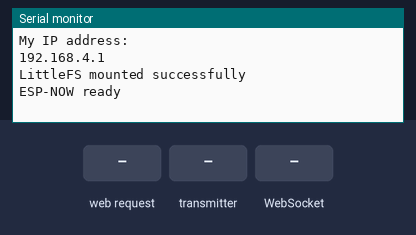
The program below on a simulated ESP32. Shown: the last lines printed to the serial monitor. The inputs (shaded band) are chosen by the test bench. WiFi joins after 1.5 s; servers stay silent unless stated; storage starts empty.

Above: at 1.2 s.
1.3 s: HTTP request GET / received
At 2.5 s:
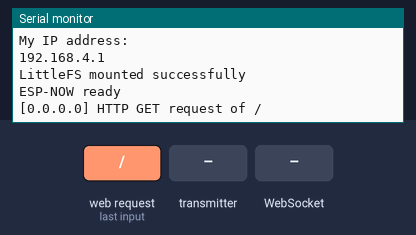
2.8 s: the transmitter starts sending timestamp = 0
At 3.13 s:
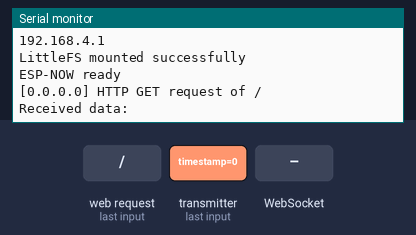
4.8 s: the transmitter starts sending id = A
At 5.13 s:
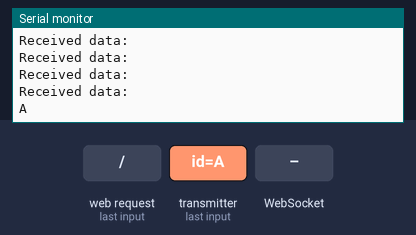
6.8 s: WebSocket text "A" received
8.3 s: HTTP request GET /style.css received
9.8 s: the transmitter starts sending id = B
At 10.13 s:
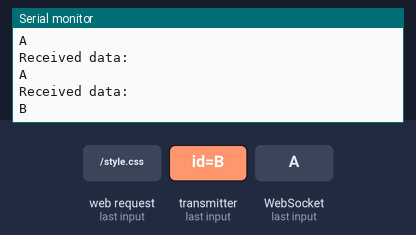

Measured:
- after the input at 1.3 s, the serial monitor: prints a new line at once (image 1)
- after the input at 2.8 s, the serial monitor: prints a new line at once (image 2)
- after the input at 4.8 s, the serial monitor: prints a new line at once (image 3)
- after the input at 9.8 s, the serial monitor: prints a new line at once (image 4)

The program:

main.cpp
```cpp
#include <Arduino.h>
#include <ESPAsyncWebServer.h>
#include <WebSocketsServer.h>
#include <esp_now.h>
#include <ArduinoJson.h>
#include <LittleFS.h>

// -----------------------------------
// ESP-NOW Struture
// -----------------------------------
typedef struct struct_message {
  uint32_t timestamp;
  char id[16];
  float accel_x, accel_y, accel_z;
  float roll, pitch, yaw;
} struct_message;

struct_message incomingData;

// ---------------------------------
// ESP WIFI credentials
// ---------------------------------

//constants
const char *ssid = "esp_connect_pls";
const char *password = "12345678";

//globals
AsyncWebServer server(80);
WebSocketsServer webSocket = WebSocketsServer(81);

// ---------------------------------
// FreeRtos Handling
// --------------------------------------
QueueHandle_t sensorQueue; //pointer in a queue

void createQueue(){
  //this creates a freertos queue named sensorqueue(number of items, item size in bytes)
  sensorQueue = xQueueCreate(10, sizeof(struct_message)); //10 == max num of items the queue can hold
  if(sensorQueue == NULL){
    Serial.println("Queue creation failed!");
    while(1);
  }
  //this checks if queue was created successflly
}

// ----------------------------------
// ESP-NOW calback function for recieiving data
// -----------------------------------

// Declare JSON documents globally
DynamicJsonDocument angleDoc(512);
DynamicJsonDocument accelDoc(512);

// JSON function for angles
String getAngleReadings(const char* espID, const struct_message& data) {
  angleDoc.clear();
  angleDoc["esp"] = espID;
  angleDoc["type"] = "angles";
  angleDoc["pitch"] = data.pitch;
  angleDoc["roll"] = data.roll;
  angleDoc["yaw"] = data.yaw;

  String jsonString;
  serializeJson(angleDoc, jsonString);
  return jsonString;
}

// JSON function for accelerometer
String getAccReadingsJSON(const char* espID, const struct_message& data) {
  accelDoc.clear();
  accelDoc["esp"] = espID;
  accelDoc["type"] = "accel";
  accelDoc["accX"] = data.accel_x;
  accelDoc["accY"] = data.accel_y;
  accelDoc["accZ"] = data.accel_z;

  String accString;
  serializeJson(accelDoc, accString);
  return accString;
}

void OnDataRecv(const uint8_t * mac, const uint8_t *incomingDataBytes, int len) {
  memcpy(&incomingData, incomingDataBytes, sizeof(incomingData));

  Serial.println("Received data:");
  Serial.println(incomingData.id);


  xQueueSend(sensorQueue, &incomingData, 0); // this sends to freertos queue
  // queue handle, pointer to the data to send, wait time(0 means dont wait if queue is full)

  /*
  Serial.printf("ID: %s, Pitch: %.2f, Roll: %.2f, Yaw: %.2f\n",
                incomingData.id, incomingData.pitch, incomingData.roll, incomingData.yaw);
  */
}


// ------------------------------------
// websocket events
// ------------------------------------

//callback function for recieving messages
void onWebSocketEvent(uint8_t client_num,
                      WStype_t type,
                      uint8_t * payload,
                      size_t length){
  switch (type){
    case WStype_DISCONNECTED:
      Serial.printf("[%u] Disconnected!\n", client_num);
      break;

    case WStype_CONNECTED:
      {
        IPAddress ip = webSocket.remoteIP(client_num);
        Serial.printf("[%u] Connection from ", client_num);
        Serial.println(ip.toString());
      }
      break;

    // this case lets messages exhcange back and fourth
    case WStype_TEXT:
      Serial.printf("[%u] Received Text: %s\n", client_num, payload);
      break;
  }
}

// -------------------------------------
// http request handlers
// -------------------------------------

//callback send homepage
void onIndexRequest(AsyncWebServerRequest *request){
  IPAddress remote_ip = request->client()->remoteIP();
  Serial.println("[" + remote_ip.toString() +
                  "] HTTP GET request of " + request-> url());
  request->send(LittleFS, "/index.html", "text/html");
}

//callback send css
void onCSSRequest(AsyncWebServerRequest *request){
  IPAddress remote_ip = request->client()->remoteIP();
  Serial.println("[" + remote_ip.toString() +
                  "] HTTP GET request of " + request-> url());
  request->send(LittleFS, "/style.css", "text/css");
}

/*
//callback js
void onJSRequest(AsyncWebServerRequest *request){
  IPAddress remote_ip = request->client()->remoteIP();
  Serial.println("[" + remote_ip.toString() +
                  "] HTTP GET request of " + request-> url());
  request->send(LittleFS, "/main.js", "application/javascript");
}
*/

//callback: send 404 if requested file does not exist
void onPageNotFound(AsyncWebServerRequest *request){
  IPAddress remote_ip = request->client()->remoteIP();
  Serial.println("[" + remote_ip.toString() +
                  "] HTTP GET request of " + request-> url());
  request->send(404, "text/plain", "Not Found");
}

// -----------------------------------------
// freeRtos tasks
// -----------------------------------------

//task 1 esp now reciever

void taskEspReciever (void * pvParameters){
  //initalzing espnow
  //WiFi.mode(WIFI_AP_STA);

  if(esp_now_init() != ESP_OK){
    Serial.println("ESP-NOW init failed");
    vTaskDelete(NULL);
  }
  esp_now_register_recv_cb(OnDataRecv);
  Serial.println("ESP-NOW ready");

  while(1){
    vTaskDelay(1000 / portTICK_PERIOD_MS);
    //makes task yeild cpu for 1 second (prevent the task hogging the cpu)
  }
}

//task 2 websocket sender

void taskWebSocketSender(void *pvParameters){
  struct_message msg;

  while(1){
    if (xQueueReceive(sensorQueue, &msg, portMAX_DELAY)){
      //this is differentatie between diff esps and data recieved
      if (strcmp(msg.id, "A") == 0) {
        String jsonAnglesA = getAngleReadings("A", msg);
        webSocket.broadcastTXT(jsonAnglesA);

        String jsonAccA = getAccReadingsJSON("A", msg);
        webSocket.broadcastTXT(jsonAccA);

      } else if (strcmp(msg.id, "B") == 0) {
        String jsonAnglesB = getAngleReadings("B", msg);
        webSocket.broadcastTXT(jsonAnglesB);

        String jsonAccB = getAccReadingsJSON("B", msg);
        webSocket.broadcastTXT(jsonAccB);

      }
    }
  }
}


void setup() {
   Serial.begin(115200);

  //Starting access point
  WiFi.mode(WIFI_AP_STA);
  WiFi.softAP(ssid, password, 1);

  //print out ip address
  Serial.println();
  Serial.println("My IP address: ");
  Serial.println(WiFi.softAPIP()); //returns ip address assigned to esp32 acces point interface

  //to read the file system
  if (!LittleFS.begin()){
    Serial.println("Error mounting littlfs");
    while (1);
  }

  Serial.println("LittleFS mounted successfully");

  //webserver handles
  server.on("/", HTTP_GET, onIndexRequest);
  server.on("/style.css", HTTP_GET, onCSSRequest);
  //server.on("/main.js", HTTP_GET, onJSRequest);
  server.serveStatic("/", LittleFS, "/");  // Serve everything else automatically
  server.onNotFound(onPageNotFound);
  server.begin(); //Start web server

  //Start WebSocket server and assign callback
  webSocket.begin();
  webSocket.onEvent(onWebSocketEvent);

  createQueue();

  //this func creates and starts a task and binds it to a specific cpu core 1 or 0
  xTaskCreatePinnedToCore(
    taskEspReciever, //function name
    "ESPNOW Reciever", //task name
    4096, //stack size (in bytes) & increase for more complex func
    NULL, //task parameters
    2, //task priority
    NULL, //task handle
    0 //pin to core 0
  );

   xTaskCreatePinnedToCore(
    taskWebSocketSender,
    "WebSocket Sender",
    8192, // 8192 becuase working with json so needs more bytes
    NULL,
    1,
    NULL,
    1
  );

}

void loop() {
  /*
  Serial.print("ESP32 AP IP Address: ");
  Serial.println(WiFi.softAPIP());
  delay(3000);
  */

  webSocket.loop();
}
```
